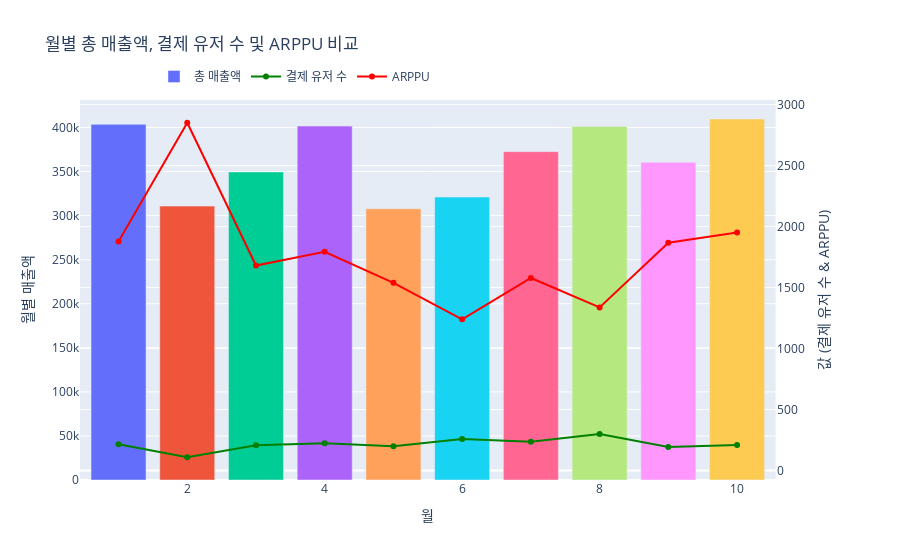
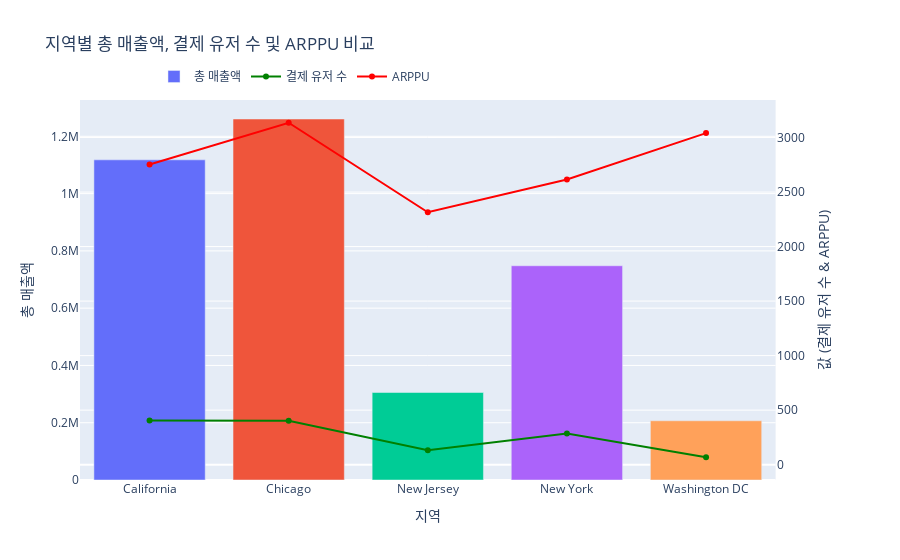
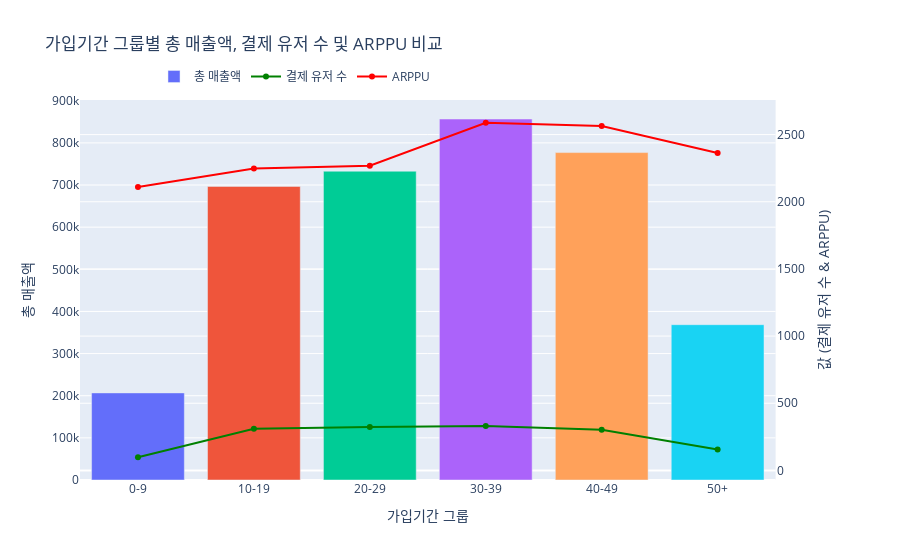

The cell these charts' notebook holds for them, in order:
### Code cell
viz.cluster_calculate_and_plot_arppu()
viz.month_calculate_and_plot_arppu()
viz.area_calculate_and_plot_arppu()
viz.calculate_and_plot_arppu_by_subscription_period_grouped()
viz.area_calculate_and_plot_mapbox()

### Figure 1 — Plotly figure (JSON) as saved in the notebook; plotly's stock layout.template omitted (floating-point values rounded to 4 significant figures)
{"data": [{"marker": {"color": ["#636EFA", "#EF553B", "#00CC96", "#AB63FA", "#FFA15A", "#19D3F3", "#FF6692", "#B6E880", "#FF97FF", "#FECB52"]}, "name": "총 매출액", "type": "bar", "x": [1, 2, 3, 4, 5, 6, 7, 8, 9, 10], "xaxis": "x", "y": [403600.0, 310800.0, 349600.0, 401600.0, 307800.0, 321100.0, 372600.0, 401200.0, 360500.0, 409700.0], "yaxis": "y"}, {"marker": {"color": "green"}, "mode": "lines+markers", "name": "결제 유저 수", "type": "scatter", "x": [1, 2, 3, 4, 5, 6, 7, 8, 9, 10], "xaxis": "x", "y": [215, 109, 208, 224, 200, 259, 236, 300, 193, 210], "yaxis": "y2"}, {"marker": {"color": "red"}, "mode": "lines+markers", "name": "ARPPU", "type": "scatter", "x": [1, 2, 3, 4, 5, 6, 7, 8, 9, 10], "xaxis": "x", "y": [1877.0, 2852.0, 1681.0, 1793.0, 1539.0, 1240.0, 1579.0, 1337.0, 1868.0, 1951.0], "yaxis": "y2"}], "layout": {"legend": {"orientation": "h", "x": 0.1, "y": 1.1}, "title": {"text": "월별 총 매출액, 결제 유저 수 및 ARPPU 비교"}, "xaxis": {"anchor": "y", "domain": [0, 0.94], "title": {"text": "월"}}, "yaxis": {"anchor": "x", "domain": [0, 1], "title": {"text": "월별 매출액"}}, "yaxis2": {"anchor": "x", "overlaying": "y", "side": "right", "title": {"text": "값 (결제 유저 수 & ARPPU)"}}}}

### Figure 2 — Plotly figure (JSON) as saved in the notebook; plotly's stock layout.template omitted (floating-point values rounded to 4 significant figures)
{"data": [{"marker": {"color": ["#636EFA", "#EF553B", "#00CC96", "#AB63FA", "#FFA15A", "#19D3F3", "#FF6692", "#B6E880", "#FF97FF", "#FECB52"]}, "name": "총 매출액", "type": "bar", "x": ["California", "Chicago", "New Jersey", "New York", "Washington DC"], "xaxis": "x", "y": [1118000.0, 1260000.0, 305500.0, 748000.0, 206800.0], "yaxis": "y"}, {"marker": {"color": "green"}, "mode": "lines+markers", "name": "결제 유저 수", "type": "scatter", "x": ["California", "Chicago", "New Jersey", "New York", "Washington DC"], "xaxis": "x", "y": [406, 402, 132, 286, 68], "yaxis": "y2"}, {"marker": {"color": "red"}, "mode": "lines+markers", "name": "ARPPU", "type": "scatter", "x": ["California", "Chicago", "New Jersey", "New York", "Washington DC"], "xaxis": "x", "y": [2753.0, 3135.0, 2314.0, 2616.0, 3041.0], "yaxis": "y2"}], "layout": {"legend": {"orientation": "h", "x": 0.1, "y": 1.1}, "title": {"text": "지역별 총 매출액, 결제 유저 수 및 ARPPU 비교"}, "xaxis": {"anchor": "y", "domain": [0, 0.94], "title": {"text": "지역"}}, "yaxis": {"anchor": "x", "domain": [0, 1], "title": {"text": "총 매출액"}}, "yaxis2": {"anchor": "x", "overlaying": "y", "side": "right", "title": {"text": "값 (결제 유저 수 & ARPPU)"}}}}

### Figure 3 — Plotly figure (JSON) as saved in the notebook; plotly's stock layout.template omitted (floating-point values rounded to 4 significant figures)
{"data": [{"marker": {"color": ["#636EFA", "#EF553B", "#00CC96", "#AB63FA", "#FFA15A", "#19D3F3", "#FF6692", "#B6E880", "#FF97FF", "#FECB52"]}, "name": "총 매출액", "type": "bar", "x": ["0-9", "10-19", "20-29", "30-39", "40-49", "50+"], "xaxis": "x", "y": [206700.0, 696700.0, 732800.0, 856700.0, 777000.0, 368600.0], "yaxis": "y"}, {"marker": {"color": "green"}, "mode": "lines+markers", "name": "결제 유저 수", "type": "scatter", "x": ["0-9", "10-19", "20-29", "30-39", "40-49", "50+"], "xaxis": "x", "y": [98, 310, 323, 331, 303, 156], "yaxis": "y2"}, {"marker": {"color": "red"}, "mode": "lines+markers", "name": "ARPPU", "type": "scatter", "x": ["0-9", "10-19", "20-29", "30-39", "40-49", "50+"], "xaxis": "x", "y": [2109.0, 2248.0, 2269.0, 2588.0, 2564.0, 2363.0], "yaxis": "y2"}], "layout": {"legend": {"orientation": "h", "x": 0.1, "y": 1.1}, "title": {"text": "가입기간 그룹별 총 매출액, 결제 유저 수 및 ARPPU 비교"}, "xaxis": {"anchor": "y", "domain": [0, 0.94], "title": {"text": "가입기간 그룹"}}, "yaxis": {"anchor": "x", "domain": [0, 1], "title": {"text": "총 매출액"}}, "yaxis2": {"anchor": "x", "overlaying": "y", "side": "right", "title": {"text": "값 (결제 유저 수 & ARPPU)"}}}}
